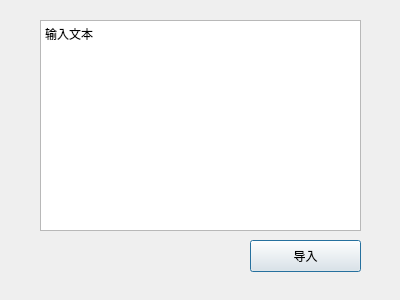
<?xml version="1.0" encoding="UTF-8"?>
<ui version="4.0">
 <class>Dialog</class>
 <widget class="QDialog" name="Dialog">
  <property name="geometry">
   <rect>
    <x>0</x>
    <y>0</y>
    <width>400</width>
    <height>300</height>
   </rect>
  </property>
  <property name="windowTitle">
   <string>Dialog</string>
  </property>
  <widget class="QPlainTextEdit" name="plainTextEdit">
   <property name="geometry">
    <rect>
     <x>40</x>
     <y>20</y>
     <width>321</width>
     <height>211</height>
    </rect>
   </property>
   <property name="plainText">
    <string>输入文本</string>
   </property>
  </widget>
  <widget class="QPushButton" name="pushButton">
   <property name="geometry">
    <rect>
     <x>250</x>
     <y>240</y>
     <width>111</width>
     <height>32</height>
    </rect>
   </property>
   <property name="text">
    <string>导入</string>
   </property>
  </widget>
 </widget>
 <resources/>
 <connections/>
</ui>
